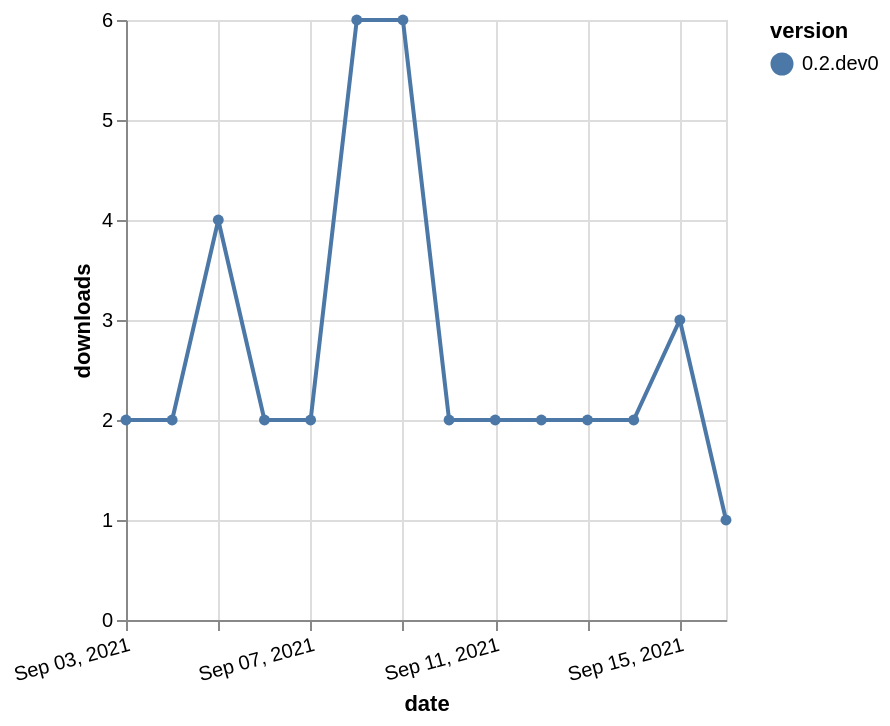

The specification (Vega-Lite) saved for this image:
### Vega-Lite specification from a JSON file in a GitHub repository (floating-point values rounded to 4 significant figures)
{"$schema": "https://vega.github.io/schema/vega-lite/v5.json", "description": "A simple bar chart with embedded data.", "data": {"values": [{"date": "2021-09-03", "total": 5862, "delta": 2, "version": "0.2.dev0"}, {"date": "2021-09-04", "total": 5864, "delta": 2, "version": "0.2.dev0"}, {"date": "2021-09-05", "total": 5868, "delta": 4, "version": "0.2.dev0"}, {"date": "2021-09-06", "total": 5870, "delta": 2, "version": "0.2.dev0"}, {"date": "2021-09-07", "total": 5872, "delta": 2, "version": "0.2.dev0"}, {"date": "2021-09-08", "total": 5878, "delta": 6, "version": "0.2.dev0"}, {"date": "2021-09-09", "total": 5884, "delta": 6, "version": "0.2.dev0"}, {"date": "2021-09-10", "total": 5886, "delta": 2, "version": "0.2.dev0"}, {"date": "2021-09-11", "total": 5888, "delta": 2, "version": "0.2.dev0"}, {"date": "2021-09-12", "total": 5890, "delta": 2, "version": "0.2.dev0"}, {"date": "2021-09-13", "total": 5892, "delta": 2, "version": "0.2.dev0"}, {"date": "2021-09-14", "total": 5894, "delta": 2, "version": "0.2.dev0"}, {"date": "2021-09-15", "total": 5897, "delta": 3, "version": "0.2.dev0"}, {"date": "2021-09-16", "total": 5898, "delta": 1, "version": "0.2.dev0"}]}, "width": "container", "mark": {"type": "line", "point": {"filled": true}}, "encoding": {"x": {"field": "date", "type": "temporal", "timeUnit": "yearmonthdate", "title": "date", "axis": {"labelAngle": -15}}, "y": {"field": "delta", "type": "quantitative", "title": "downloads"}, "color": {"field": "version", "type": "nominal"}, "tooltip": {"field": "delta"}}}
